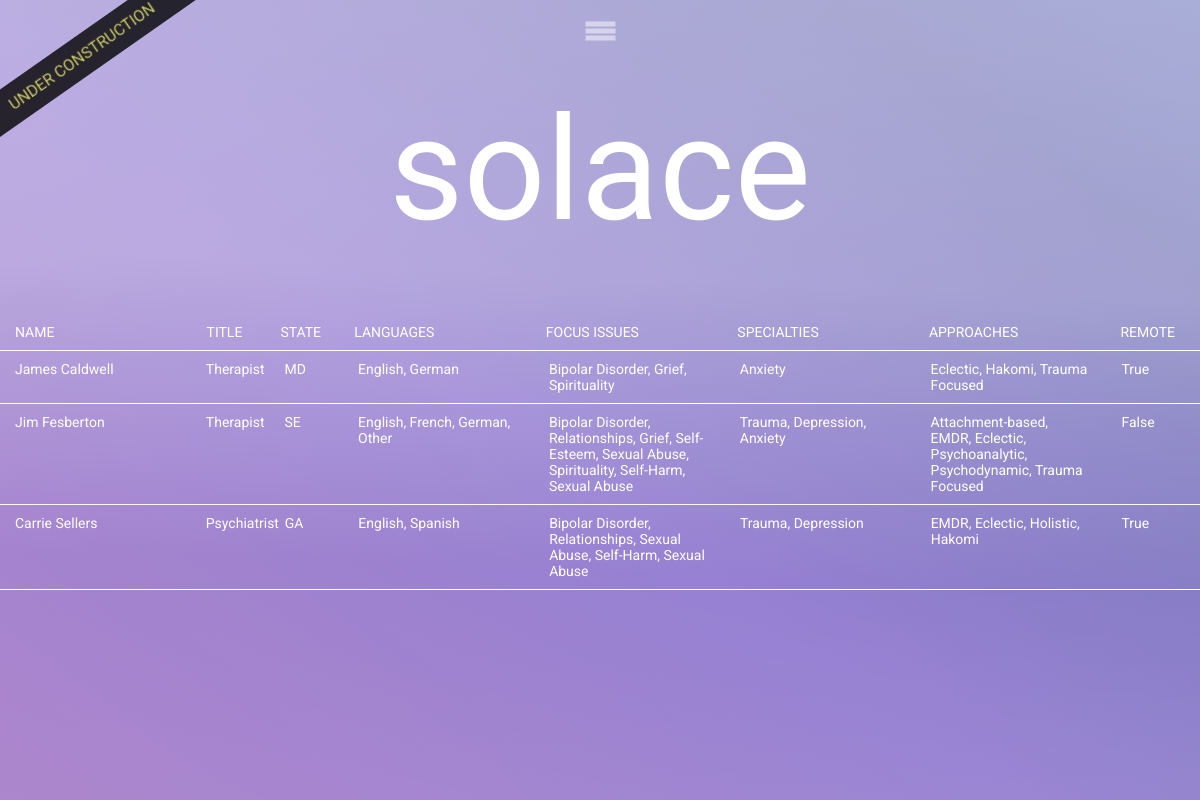
The page /opportunities on the database its author committed.
### practitioners/models.py (models this page shows, shortened)
class Practitioner(models.Model):
	account				= models.OneToOneField(User, related_name="practitioner", on_delete=models.CASCADE)
	verified			= models.BooleanField(default=False)
	available 			= models.DateTimeField(null=True, blank=True)
	first_name			= models.CharField(max_length=100)
	last_name			= models.CharField(max_length=100)
	email				= models.EmailField()
	phone				= models.IntegerField(null=True, blank=True)
	accreditation		= models.CharField(max_length=100, null=True, blank=True)
	license 			= models.CharField(max_length=100,  null=True, blank=True)
	is_remote			= models.BooleanField(default=False)
	state 				= models.CharField(max_length=2, null=True, blank=True)
	zipcode 			= models.IntegerField(null=True, blank=True)
	school 				= models.CharField(max_length=200, null=True, blank=True)
	about 				= models.TextField(null=True, blank = True)
	created 			= models.DateTimeField(auto_now_add=True)
	updated_at 			= models.DateTimeField(auto_now=True)
	def get_languages(self):
		return [str(language.getId()) for language in self.account.languages.all()]
	def get_focus_issues(self):
		return [focus_issue.getId() for focus_issue in self.account.focus_issues.all()]
	def get_specialties(self):
		return [specialty.getId() for specialty in self.account.specialties.all()]
	def get_approaches(self):
		return [approach.getId() for approach in self.account.approaches.all()]
	def read_languages(self):
		return ', '.join([str(LanguageData.objects.get(id=id)) for id in self.get_languages()])
	def read_focus_issues(self):
		return ', '.join([str(FocusIssueData.objects.get(id=id)) for id in self.get_focus_issues()])
	def read_specialties(self):
		return ', '.join([str(SpecialtyData.objects.get(id=id)) for id in self.get_specialties()])
	def read_approaches(self):
		return ', '.join([str(ApproachData.objects.get(id=id)) for id in self.get_approaches()])

### datamodels/models.py (models this page shows, shortened)
class LanguagesCrossTable(models.Model):
	language 		= models.ForeignKey(LanguageData	, on_delete=models.CASCADE, related_name="users")
	user 			= models.ForeignKey(User			, on_delete=models.CASCADE, related_name="languages")
	def getId(self):
		return self.language.id

class LanguageData(models.Model):
	language 		= models.CharField(max_length=200)
	def __str__(self):
		return self.language

class FocusIssuesCrossTable(models.Model):
	focus_issue 	= models.ForeignKey(FocusIssueData	, on_delete=models.CASCADE, related_name="users")
	user			= models.ForeignKey(User			, on_delete=models.CASCADE, related_name="focus_issues")
	def getId(self):
		return self.focus_issue.id

class FocusIssueData(models.Model):
	focus_issue 	= models.CharField(max_length=200)
	def __str__(self):
		return self.focus_issue

class SpecialtiesCrossTable(models.Model):
	specialty 		= models.ForeignKey(SpecialtyData	, on_delete=models.CASCADE, related_name="users")
	user			= models.ForeignKey(User			, on_delete=models.CASCADE, related_name="specialties")
	def getId(self):
		return self.specialty.id

class SpecialtyData(models.Model):
	specialty 	= models.CharField(max_length=200)
	def __str__(self):
		return self.specialty

class ApproachesCrossTable(models.Model):
	approach 		= models.ForeignKey(ApproachData	, on_delete=models.CASCADE, related_name="users")
	user			= models.ForeignKey(User			, on_delete=models.CASCADE, related_name="approaches")
	def getId(self):
		return self.approach.id

class ApproachData(models.Model):
	approach 		= models.CharField(max_length=200)
	def __str__(self):
		return self.approach

### clients/views.py (the view)
# urls.py: path('opportunities', views.client_opportunities, name="client_opportunities")
def client_opportunities(request):
	context = {
		"practitioners": Practitioner.objects.all()
	}
	return render(request, "clients/opportunities.html", context)

### clients/templates/clients/opportunities.html (shortened to what this page needs)
{% extends 'layout/base.html' %}
{% block load_static %}
{% load static %}
	<link rel="stylesheet" type="text/css" href="{% static 'clients/client_style.css' %}">
{% endblock %}
{% block body %}
<div id="opportunities_container">
	<div class="practitioner">
		<div class="col col10 title">	Name</div>
		<div class="col title">			Title</div>
		<div class="col title">			State</div>
		<div class="col col10 title">	Languages</div>
		<div class="col col10 title">	Focus Issues</div>
		<div class="col col10 title">	Specialties</div>
		<div class="col col10 title">	Approaches</div>
		<div class="col title">			Remote</div>
	</div>
	{% for pract in practitioners %}
	<a href="{% url 'practitioner_public_profile' pract.id %}">
		<div class="practitioner pract_hover_effect">
			<div class="col col10">	{{ pract.first_name }} {{ pract.last_name }}</div>
			<div class="col">		{{ pract.accreditation }}</div>
			<div class="col">		{{ pract.state }}</div>
			<div class="col col10">	{{ pract.read_languages }}</div>
			<div class="col col10">	{{ pract.read_focus_issues }}</div>
			<div class="col col10">	{{ pract.read_specialties }}</div>
			<div class="col col10">	{{ pract.read_approaches }}</div>
			<div class="col">		{{ pract.is_remote }}</div>
		</div>
	</a>
	{% endfor %}
</div>
{% endblock %}

### posts/static/anon_post/base.css (style rules this page uses)
* { font-family: 'Roboto', sans-serif; }
html, body { position: absolute; width: 100%; min-height: 100%; margin: 0; }
body { background-color: black; display: flex; flex-direction: column; }
a { text-decoration: none; color: inherit; }

### clients/static/clients/client_style.css (style rules this page uses)
#opportunities_container { display: flex; flex-direction: column; justify-content: center; align-content: center; }
.practitioner { border-bottom: 1px solid white; font-family: 'Roboto', sans-serif; font-size: 14px; color: white; padding: 10px; display: flex; flex-direction: row; justify-content: center; }
.practitioner .title { text-transform: uppercase; }
.practitioner .col { margin: 0 15px 0 5px; display: flex; text-align: left; justify-content: flex-start; width: 5%; }
.practitioner .col10 { padding: 0 10px 0 0; width: 15%; }

### rows shown on the page
Practitioner: first_name "James", last_name "Caldwell", accreditation "Therapist", state "MD", read_languages "English, German", read_focus_issues "Bipolar Disorder, Grief, Spirituality", read_specialties "Anxiety", read_approaches "Eclectic, Hakomi, Trauma Focused", is_remote "True"
Practitioner: first_name "Jim", last_name "Fesberton", accreditation "Therapist", state "SE", read_languages "English, French, German, Other", read_focus_issues "Bipolar Disorder, Relationships, Grief, Self-Esteem, Sexual Abuse, Spirituality, Self-Harm, Sexual Abuse", read_specialties "Trauma, Depression, Anxiety", read_approaches "Attachment-based, EMDR, Eclectic, Psychoanalytic, Psychodynamic, Trauma Focused", is_remote "False"
Practitioner: first_name "Carrie", last_name "Sellers", accreditation "Psychiatrist", state "GA", read_languages "English, Spanish", read_focus_issues "Bipolar Disorder, Relationships, Sexual Abuse, Self-Harm, Sexual Abuse", read_specialties "Trauma, Depression", read_approaches "EMDR, Eclectic, Holistic, Hakomi", is_remote "True"
